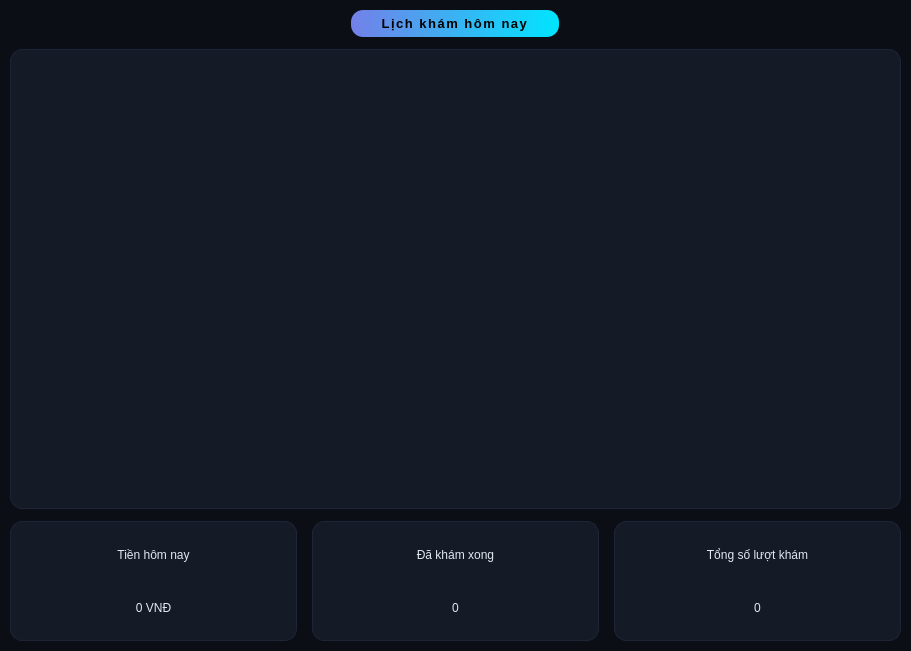
<?xml version="1.0" encoding="UTF-8"?>
<ui version="4.0">
 <class>TimeLineForm</class>
 <widget class="QWidget" name="TimeLineForm">
  <property name="geometry">
   <rect>
    <x>0</x>
    <y>0</y>
    <width>911</width>
    <height>651</height>
   </rect>
  </property>
  <property name="windowTitle">
   <string>Timeline</string>
  </property>
  <property name="styleSheet">
   <string notr="true">
QWidget {
    background-color: #0B0E14; 
    color: #E2E8F0;
}
QFrame {
    background-color: #151A27; 
    border: 1px solid #1E2538; 
    border-radius: 12px;
}
QLabel {
    background-color: transparent; 
    border: none;
}
QGroupBox {
    background-color: #151A27; 
    border: none; 
    border-radius: 14px; 
    margin-top: 25px; 
}</string>
  </property>
  <layout class="QVBoxLayout" name="verticalLayout">
   <property name="spacing">
    <number>12</number>
   </property>
   <property name="leftMargin">
    <number>10</number>
   </property>
   <property name="topMargin">
    <number>10</number>
   </property>
   <property name="rightMargin">
    <number>10</number>
   </property>
   <property name="bottomMargin">
    <number>10</number>
   </property>
   <item alignment="Qt::AlignHCenter">
    <widget class="QLabel" name="lblTitle">
     <property name="styleSheet">
      <string notr="true">QLabel#lblTitle {
    background-color: qlineargradient(x1:0, y1:0, x2:1, y2:0, stop:0 #7380E8, stop:1 #00E5FF); 
    color: #000000; 
    border-radius: 12px;
    padding: 6px 30px;
    font-size: 13px;
    font-weight: 900;
    text-transform: uppercase;
    letter-spacing: 1.5px;
    max-width: 250px; 
}</string>
     </property>
     <property name="text">
      <string>Lịch khám hôm nay</string>
     </property>
     <property name="alignment">
      <set>Qt::AlignCenter</set>
     </property>
    </widget>
   </item>
   <item>
    <widget class="QGraphicsView" name="graphicsViewTimeline">
     <property name="minimumSize">
      <size>
       <width>850</width>
       <height>400</height>
      </size>
     </property>
     <property name="frameShape">
      <enum>QFrame::NoFrame</enum>
     </property>
     <property name="verticalScrollBarPolicy">
      <enum>Qt::ScrollBarAlwaysOff</enum>
     </property>
     <property name="horizontalScrollBarPolicy">
      <enum>Qt::ScrollBarAsNeeded</enum>
     </property>
    </widget>
   </item>
   <item>
    <layout class="QHBoxLayout" name="horizontalLayoutStats">
     <property name="spacing">
      <number>15</number>
     </property>
     <item>
      <widget class="QFrame" name="frameRevenue">
       <property name="minimumSize">
        <size>
         <width>0</width>
         <height>120</height>
        </size>
       </property>
       <layout class="QVBoxLayout" name="layoutRevenue">
        <item>
         <widget class="QLabel" name="lblRevenueTitle">
          <property name="text">
           <string>Tiền hôm nay</string>
          </property>
          <property name="alignment">
           <set>Qt::AlignCenter</set>
          </property>
         </widget>
        </item>
        <item>
         <widget class="QLabel" name="lblRevenueValue">
          <property name="text">
           <string>0 VNĐ</string>
          </property>
          <property name="alignment">
           <set>Qt::AlignCenter</set>
          </property>
         </widget>
        </item>
       </layout>
      </widget>
     </item>
     <item>
      <widget class="QFrame" name="frameCompleted">
       <property name="minimumSize">
        <size>
         <width>0</width>
         <height>120</height>
        </size>
       </property>
       <layout class="QVBoxLayout" name="layoutCompleted">
        <item>
         <widget class="QLabel" name="lblCompletedTitle">
          <property name="text">
           <string>Đã khám xong</string>
          </property>
          <property name="alignment">
           <set>Qt::AlignCenter</set>
          </property>
         </widget>
        </item>
        <item>
         <widget class="QLabel" name="lblCompletedValue">
          <property name="text">
           <string>0</string>
          </property>
          <property name="alignment">
           <set>Qt::AlignCenter</set>
          </property>
         </widget>
        </item>
       </layout>
      </widget>
     </item>
     <item>
      <widget class="QFrame" name="frameTotal">
       <property name="minimumSize">
        <size>
         <width>0</width>
         <height>120</height>
        </size>
       </property>
       <layout class="QVBoxLayout" name="layoutTotal">
        <item>
         <widget class="QLabel" name="lblTotalTitle">
          <property name="text">
           <string>Tổng số lượt khám</string>
          </property>
          <property name="alignment">
           <set>Qt::AlignCenter</set>
          </property>
         </widget>
        </item>
        <item>
         <widget class="QLabel" name="lblTotalValue">
          <property name="text">
           <string>0</string>
          </property>
          <property name="alignment">
           <set>Qt::AlignCenter</set>
          </property>
         </widget>
        </item>
       </layout>
      </widget>
     </item>
    </layout>
   </item>
  </layout>
 </widget>
 <resources/>
 <connections/>
</ui>
